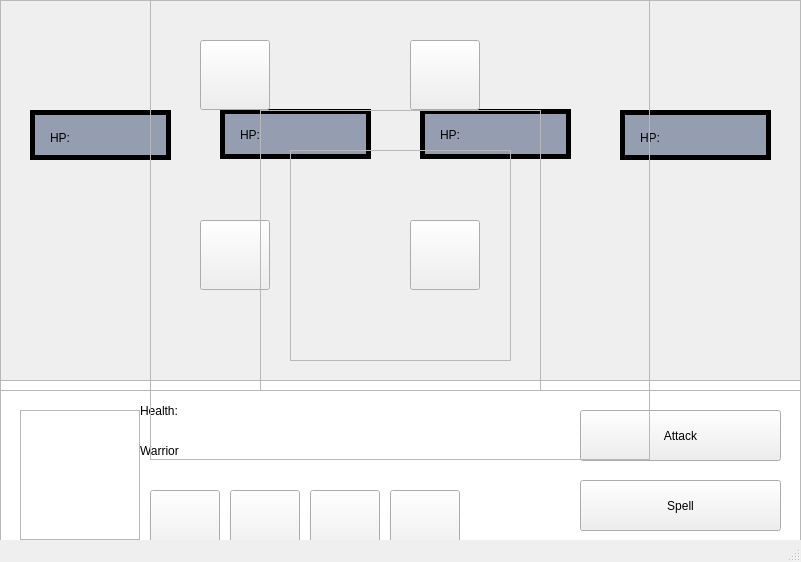
<?xml version="1.0" encoding="UTF-8"?>
<ui version="4.0">
 <class>MainWindow</class>
 <widget class="QMainWindow" name="MainWindow">
  <property name="geometry">
   <rect>
    <x>0</x>
    <y>0</y>
    <width>801</width>
    <height>562</height>
   </rect>
  </property>
  <property name="windowTitle">
   <string>MainWindow</string>
  </property>
  <widget class="QWidget" name="centralwidget">
   <widget class="QLabel" name="label_background">
    <property name="geometry">
     <rect>
      <x>0</x>
      <y>0</y>
      <width>801</width>
      <height>391</height>
     </rect>
    </property>
    <property name="text">
     <string/>
    </property>
   </widget>
   <widget class="QGraphicsView" name="graphicsView">
    <property name="geometry">
     <rect>
      <x>0</x>
      <y>380</y>
      <width>801</width>
      <height>191</height>
     </rect>
    </property>
    <property name="styleSheet">
     <string notr="true">background-image: url(:/resource/Images/Панель.png);</string>
    </property>
   </widget>
   <widget class="QGraphicsView" name="HeroImage">
    <property name="geometry">
     <rect>
      <x>20</x>
      <y>410</y>
      <width>120</width>
      <height>130</height>
     </rect>
    </property>
    <property name="styleSheet">
     <string notr="true"/>
    </property>
   </widget>
   <widget class="QLabel" name="HeroHP">
    <property name="geometry">
     <rect>
      <x>140</x>
      <y>390</y>
      <width>181</width>
      <height>41</height>
     </rect>
    </property>
    <property name="styleSheet">
     <string notr="true">font: 24pt &quot;Little Trouble Girl BV&quot;;</string>
    </property>
    <property name="text">
     <string>Health:</string>
    </property>
   </widget>
   <widget class="QLabel" name="HeroClass">
    <property name="geometry">
     <rect>
      <x>140</x>
      <y>430</y>
      <width>121</width>
      <height>41</height>
     </rect>
    </property>
    <property name="styleSheet">
     <string notr="true">font: 24pt &quot;Little Trouble Girl BV&quot;;</string>
    </property>
    <property name="text">
     <string>Warrior</string>
    </property>
   </widget>
   <widget class="QPushButton" name="WarriorButton">
    <property name="geometry">
     <rect>
      <x>150</x>
      <y>490</y>
      <width>70</width>
      <height>70</height>
     </rect>
    </property>
    <property name="styleSheet">
     <string notr="true">background-image: url(:/resource/Images/Warrior.png);</string>
    </property>
    <property name="text">
     <string/>
    </property>
   </widget>
   <widget class="QPushButton" name="ArcherButton">
    <property name="geometry">
     <rect>
      <x>230</x>
      <y>490</y>
      <width>70</width>
      <height>70</height>
     </rect>
    </property>
    <property name="styleSheet">
     <string notr="true">background-image: url(:/resource/Images/Archer.png);</string>
    </property>
    <property name="text">
     <string/>
    </property>
   </widget>
   <widget class="QPushButton" name="WizardButton">
    <property name="geometry">
     <rect>
      <x>310</x>
      <y>490</y>
      <width>70</width>
      <height>70</height>
     </rect>
    </property>
    <property name="styleSheet">
     <string notr="true">background-image: url(:/resource/Images/Mag.png);</string>
    </property>
    <property name="text">
     <string/>
    </property>
   </widget>
   <widget class="QPushButton" name="PriestButton">
    <property name="geometry">
     <rect>
      <x>390</x>
      <y>490</y>
      <width>70</width>
      <height>70</height>
     </rect>
    </property>
    <property name="styleSheet">
     <string notr="true">background-image: url(:/resource/Images/PriestOrig.png);
background-image: url(:/resource/Images/Priest.png);</string>
    </property>
    <property name="text">
     <string/>
    </property>
   </widget>
   <widget class="QPushButton" name="attackButton">
    <property name="geometry">
     <rect>
      <x>580</x>
      <y>410</y>
      <width>201</width>
      <height>51</height>
     </rect>
    </property>
    <property name="styleSheet">
     <string notr="true">font: 24pt &quot;Little Trouble Girl BV&quot;;
background-image: url(:/resource/Images/Панель.png);</string>
    </property>
    <property name="text">
     <string>Attack</string>
    </property>
   </widget>
   <widget class="QPushButton" name="SpellButton">
    <property name="geometry">
     <rect>
      <x>580</x>
      <y>480</y>
      <width>201</width>
      <height>51</height>
     </rect>
    </property>
    <property name="styleSheet">
     <string notr="true">background-image: url(:/resource/Images/Панель.png);
font: 24pt &quot;Little Trouble Girl BV&quot;;</string>
    </property>
    <property name="text">
     <string>Spell</string>
    </property>
   </widget>
   <widget class="QFrame" name="frame_5">
    <property name="geometry">
     <rect>
      <x>0</x>
      <y>0</y>
      <width>801</width>
      <height>391</height>
     </rect>
    </property>
    <property name="frameShape">
     <enum>QFrame::StyledPanel</enum>
    </property>
    <property name="frameShadow">
     <enum>QFrame::Raised</enum>
    </property>
    <widget class="QWidget" name="widget1" native="true">
     <property name="geometry">
      <rect>
       <x>10</x>
       <y>10</y>
       <width>181</width>
       <height>371</height>
      </rect>
     </property>
     <layout class="QVBoxLayout" name="verticalLayout">
      <property name="leftMargin">
       <number>20</number>
      </property>
      <property name="topMargin">
       <number>100</number>
      </property>
      <property name="rightMargin">
       <number>20</number>
      </property>
      <item>
       <widget class="QFrame" name="frame_2">
        <property name="maximumSize">
         <size>
          <width>16777215</width>
          <height>50</height>
         </size>
        </property>
        <property name="styleSheet">
         <string notr="true">background-color: rgb(149, 158, 177);
border: 5px solid rgb(0, 0, 0);


</string>
        </property>
        <property name="frameShape">
         <enum>QFrame::StyledPanel</enum>
        </property>
        <property name="frameShadow">
         <enum>QFrame::Raised</enum>
        </property>
        <widget class="QLabel" name="EnemyHP1">
         <property name="geometry">
          <rect>
           <x>20</x>
           <y>2</y>
           <width>51</width>
           <height>51</height>
          </rect>
         </property>
         <property name="styleSheet">
          <string notr="true">font: 12pt &quot;Little Trouble Girl BV&quot;;
background-color: none;
border: 0px solid transparent;</string>
         </property>
         <property name="text">
          <string>HP:</string>
         </property>
        </widget>
        <widget class="QLabel" name="EnemyWeapon1">
         <property name="geometry">
          <rect>
           <x>100</x>
           <y>0</y>
           <width>61</width>
           <height>51</height>
          </rect>
         </property>
         <property name="styleSheet">
          <string notr="true">background-color: none;
border: 0px solid transparent;</string>
         </property>
         <property name="text">
          <string/>
         </property>
        </widget>
       </widget>
      </item>
      <item>
       <widget class="QLabel" name="Enemy1">
        <property name="text">
         <string/>
        </property>
       </widget>
      </item>
     </layout>
    </widget>
    <widget class="QWidget" name="widget2" native="true">
     <property name="geometry">
      <rect>
       <x>200</x>
       <y>9</y>
       <width>191</width>
       <height>371</height>
      </rect>
     </property>
     <layout class="QVBoxLayout" name="verticalLayout_4">
      <property name="leftMargin">
       <number>20</number>
      </property>
      <property name="topMargin">
       <number>100</number>
      </property>
      <property name="rightMargin">
       <number>20</number>
      </property>
      <item>
       <widget class="QFrame" name="frame">
        <property name="maximumSize">
         <size>
          <width>16777215</width>
          <height>50</height>
         </size>
        </property>
        <property name="styleSheet">
         <string notr="true">background-color: rgb(149, 158, 177);
border: 5px solid rgb(0, 0, 0);</string>
        </property>
        <property name="frameShape">
         <enum>QFrame::StyledPanel</enum>
        </property>
        <property name="frameShadow">
         <enum>QFrame::Raised</enum>
        </property>
        <widget class="QLabel" name="EnemyHP2">
         <property name="geometry">
          <rect>
           <x>20</x>
           <y>0</y>
           <width>63</width>
           <height>51</height>
          </rect>
         </property>
         <property name="styleSheet">
          <string notr="true">font: 12pt &quot;Little Trouble Girl BV&quot;;
background-color: none;
border: 0px solid transparent;</string>
         </property>
         <property name="text">
          <string>HP:</string>
         </property>
        </widget>
        <widget class="QLabel" name="EnemyWeapon2">
         <property name="geometry">
          <rect>
           <x>102</x>
           <y>0</y>
           <width>61</width>
           <height>51</height>
          </rect>
         </property>
         <property name="styleSheet">
          <string notr="true">background-color: none;
border: 0px solid transparent;</string>
         </property>
         <property name="text">
          <string/>
         </property>
        </widget>
       </widget>
      </item>
      <item>
       <widget class="QLabel" name="Enemy2">
        <property name="text">
         <string/>
        </property>
       </widget>
      </item>
     </layout>
    </widget>
    <widget class="QWidget" name="widget3" native="true">
     <property name="geometry">
      <rect>
       <x>400</x>
       <y>9</y>
       <width>191</width>
       <height>371</height>
      </rect>
     </property>
     <layout class="QVBoxLayout" name="verticalLayout_5">
      <property name="leftMargin">
       <number>20</number>
      </property>
      <property name="topMargin">
       <number>100</number>
      </property>
      <property name="rightMargin">
       <number>20</number>
      </property>
      <item>
       <widget class="QFrame" name="frame_3">
        <property name="maximumSize">
         <size>
          <width>16777215</width>
          <height>50</height>
         </size>
        </property>
        <property name="styleSheet">
         <string notr="true">background-color: rgb(149, 158, 177);
border: 5px solid rgb(0, 0, 0);</string>
        </property>
        <property name="frameShape">
         <enum>QFrame::StyledPanel</enum>
        </property>
        <property name="frameShadow">
         <enum>QFrame::Raised</enum>
        </property>
        <widget class="QLabel" name="EnemyWeapon3">
         <property name="geometry">
          <rect>
           <x>100</x>
           <y>2</y>
           <width>61</width>
           <height>51</height>
          </rect>
         </property>
         <property name="styleSheet">
          <string notr="true">background-color: none;
border: 0px solid transparent;</string>
         </property>
         <property name="text">
          <string/>
         </property>
        </widget>
        <widget class="QLabel" name="EnemyHP3">
         <property name="geometry">
          <rect>
           <x>20</x>
           <y>0</y>
           <width>71</width>
           <height>51</height>
          </rect>
         </property>
         <property name="styleSheet">
          <string notr="true">font: 12pt &quot;Little Trouble Girl BV&quot;;
background-color: none;
border: 0px solid transparent;</string>
         </property>
         <property name="text">
          <string>HP:</string>
         </property>
        </widget>
       </widget>
      </item>
      <item>
       <widget class="QLabel" name="Enemy3">
        <property name="text">
         <string/>
        </property>
       </widget>
      </item>
     </layout>
    </widget>
    <widget class="QWidget" name="widget4" native="true">
     <property name="geometry">
      <rect>
       <x>600</x>
       <y>10</y>
       <width>191</width>
       <height>371</height>
      </rect>
     </property>
     <layout class="QVBoxLayout" name="verticalLayout_3">
      <property name="leftMargin">
       <number>20</number>
      </property>
      <property name="topMargin">
       <number>100</number>
      </property>
      <property name="rightMargin">
       <number>20</number>
      </property>
      <item>
       <widget class="QFrame" name="frame_4">
        <property name="maximumSize">
         <size>
          <width>16777215</width>
          <height>50</height>
         </size>
        </property>
        <property name="styleSheet">
         <string notr="true">background-color: rgb(149, 158, 177);
border: 5px solid rgb(0, 0, 0);</string>
        </property>
        <property name="frameShape">
         <enum>QFrame::StyledPanel</enum>
        </property>
        <property name="frameShadow">
         <enum>QFrame::Raised</enum>
        </property>
        <widget class="QLabel" name="EnemyHP4">
         <property name="geometry">
          <rect>
           <x>20</x>
           <y>2</y>
           <width>63</width>
           <height>51</height>
          </rect>
         </property>
         <property name="styleSheet">
          <string notr="true">font: 12pt &quot;Little Trouble Girl BV&quot;;
background-color: none;
border: 0px solid transparent;</string>
         </property>
         <property name="text">
          <string>HP:</string>
         </property>
        </widget>
        <widget class="QLabel" name="EnemyWeapon4">
         <property name="geometry">
          <rect>
           <x>92</x>
           <y>0</y>
           <width>71</width>
           <height>51</height>
          </rect>
         </property>
         <property name="styleSheet">
          <string notr="true">background-color: none;
border: 0px solid transparent;</string>
         </property>
         <property name="text">
          <string/>
         </property>
        </widget>
       </widget>
      </item>
      <item>
       <widget class="QLabel" name="Enemy4">
        <property name="text">
         <string/>
        </property>
       </widget>
      </item>
     </layout>
    </widget>
   </widget>
   <widget class="QFrame" name="SpellBook">
    <property name="geometry">
     <rect>
      <x>150</x>
      <y>-40</y>
      <width>500</width>
      <height>500</height>
     </rect>
    </property>
    <property name="styleSheet">
     <string notr="true">background-image: url(:/resource/Images/imgonline-com-ua-Resize-qp0XG2ixTiqwKr.png);</string>
    </property>
    <property name="frameShape">
     <enum>QFrame::StyledPanel</enum>
    </property>
    <property name="frameShadow">
     <enum>QFrame::Raised</enum>
    </property>
    <widget class="QPushButton" name="Skill2">
     <property name="geometry">
      <rect>
       <x>260</x>
       <y>80</y>
       <width>70</width>
       <height>70</height>
      </rect>
     </property>
     <property name="styleSheet">
      <string notr="true">background-image: url(:/resource/Images/FireBall.png);</string>
     </property>
     <property name="text">
      <string/>
     </property>
    </widget>
    <widget class="QPushButton" name="pushButton_3">
     <property name="geometry">
      <rect>
       <x>260</x>
       <y>260</y>
       <width>70</width>
       <height>70</height>
      </rect>
     </property>
     <property name="styleSheet">
      <string notr="true">background-image: url(:/resource/Images/MeteorRain.png);</string>
     </property>
     <property name="text">
      <string/>
     </property>
    </widget>
    <widget class="QPushButton" name="Skill1">
     <property name="geometry">
      <rect>
       <x>50</x>
       <y>80</y>
       <width>70</width>
       <height>70</height>
      </rect>
     </property>
     <property name="styleSheet">
      <string notr="true">background-image: url(:/resource/Images/IceBlast.png);</string>
     </property>
     <property name="text">
      <string/>
     </property>
    </widget>
    <widget class="QPushButton" name="pushButton_5">
     <property name="geometry">
      <rect>
       <x>50</x>
       <y>260</y>
       <width>70</width>
       <height>70</height>
      </rect>
     </property>
     <property name="styleSheet">
      <string notr="true">background-image: url(:/resource/Images/TimeLeap.png);</string>
     </property>
     <property name="text">
      <string/>
     </property>
    </widget>
   </widget>
   <widget class="QWidget" name="verticalLayoutWidget">
    <property name="geometry">
     <rect>
      <x>260</x>
      <y>110</y>
      <width>281</width>
      <height>281</height>
     </rect>
    </property>
    <layout class="QVBoxLayout" name="verticalLayout_2">
     <item>
      <widget class="QFrame" name="frame_6">
       <property name="styleSheet">
        <string notr="true">
background-image: url(:/resource/Images/Рамочка.PNG);</string>
       </property>
       <property name="frameShape">
        <enum>QFrame::StyledPanel</enum>
       </property>
       <property name="frameShadow">
        <enum>QFrame::Raised</enum>
       </property>
       <widget class="QWidget" name="verticalLayoutWidget_2">
        <property name="geometry">
         <rect>
          <x>30</x>
          <y>40</y>
          <width>221</width>
          <height>211</height>
         </rect>
        </property>
        <layout class="QVBoxLayout" name="verticalLayout_6">
         <item>
          <widget class="QFrame" name="frame_7">
           <property name="styleSheet">
            <string notr="true"/>
           </property>
           <property name="frameShape">
            <enum>QFrame::StyledPanel</enum>
           </property>
           <property name="frameShadow">
            <enum>QFrame::Raised</enum>
           </property>
           <widget class="QWidget" name="verticalLayoutWidget_3">
            <property name="geometry">
             <rect>
              <x>-1</x>
              <y>0</y>
              <width>221</width>
              <height>211</height>
             </rect>
            </property>
            <layout class="QVBoxLayout" name="verticalLayout_8"/>
           </widget>
          </widget>
         </item>
        </layout>
       </widget>
      </widget>
     </item>
    </layout>
   </widget>
  </widget>
  <widget class="QMenuBar" name="menubar">
   <property name="geometry">
    <rect>
     <x>0</x>
     <y>0</y>
     <width>801</width>
     <height>21</height>
    </rect>
   </property>
  </widget>
  <widget class="QStatusBar" name="statusbar"/>
 </widget>
 <resources/>
 <connections/>
</ui>
